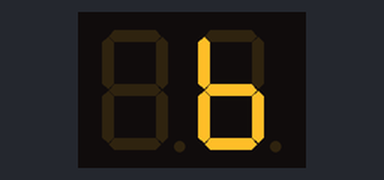
Bench run of a sketch on a simulated ESP32. Shown: 2-digit seven-segment display. Wiring (inferred from the names in the program): 2-digit 7-segment display, segments lit when HIGH: segments GPIO 26, GPIO 27, GPIO 18, GPIO 17, GPIO 16, GPIO 25, GPIO 33; digit selects GPIO 15, GPIO 2. The segment pins are drawn as the display they are named for.

Above: at 0.1 s.
At 9.1 s:
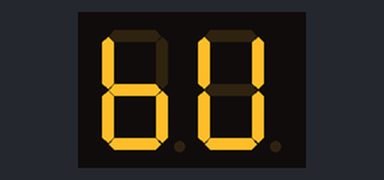
At 18.9 s:
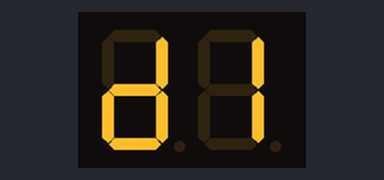
At 27.8 s:
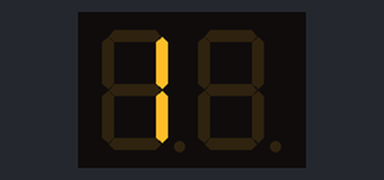
At 38.4 s:
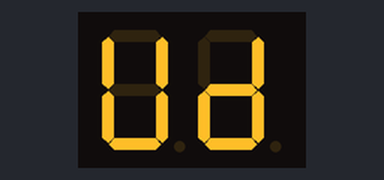

The sketch:

sketch_mar09a.ino
```cpp
#define a 26
#define b 27
#define c 18
#define d 17
#define e 16
#define f 25
#define g 33

int GND1 = 15;
int GND2 = 2;

void setup() {
  pinMode(a,OUTPUT);
  pinMode(b,OUTPUT);
  pinMode(c,OUTPUT);
  pinMode(d,OUTPUT);
  pinMode(e,OUTPUT);
  pinMode(f,OUTPUT);
  pinMode(g,OUTPUT);

  pinMode(GND1,OUTPUT);
  pinMode(GND2,OUTPUT);
}

void loop() {
  bLet();
  bLet();
  bLet();
  bLet();
  bLet();
  bLet();
  bLet();
  bLet();
  bLet();
  bLet();
  bLet();
  bLet();
  bLet();
  bLet();
  bLet();
  bLet();
  bLet();
  bLet();
  bLet();
  bLet();
  bLet();
  bLet();
  bLet();
  bLet();
  bLet();
  bLet();
  bLet();
  bLet();
  bLet();
  bLet();
  bLet();
  bLet();
  bLet();
  bLet();
  bLet();
  bLet();
  bLet();
  bLet();
  bLet();
  bLet();
  delay(10);

  buLet();
  buLet();
  buLet();
  buLet();
  buLet();
  buLet();
  buLet();
  buLet();
  buLet();
  buLet();
  buLet();
  buLet();
  buLet();
  buLet();
  buLet();
  buLet();
  buLet();
  buLet();
  buLet();
  buLet();
  buLet();
  buLet();
  buLet();
  buLet();
  buLet();
  buLet();
  buLet();
  buLet();
  buLet();
  buLet();
  buLet();
  buLet();
  buLet();
  buLet();
  buLet();
  buLet();
  buLet();
  buLet();
  buLet();
  buLet();
  delay(10);

  udLet();
  udLet();
  udLet();
  udLet();
  udLet();
  udLet();
  udLet();
  udLet();
  udLet();
  udLet();
  udLet();
  udLet();
  udLet();
  udLet();
  udLet();
  udLet();
  udLet();
  udLet();
  udLet();
  udLet();
  udLet();
  udLet();
  udLet();
  udLet();
  udLet();
  udLet();
  udLet();
  udLet();
  udLet();
  udLet();
  udLet();
  udLet();
  udLet();
  udLet();
  udLet();
  udLet();
  udLet();
  udLet();
  udLet();
  udLet();
  delay(10);

  diLet();
  diLet();
  diLet();
  diLet();
  diLet();
  diLet();
  diLet();
  diLet();
  diLet();
  diLet();
  diLet();
  diLet();
  diLet();
  diLet();
  diLet();
  diLet();
  diLet();
  diLet();
  diLet();
  diLet();
  diLet();
  diLet();
  diLet();
  diLet();
  diLet();
  diLet();
  diLet();
  diLet();
  diLet();
  diLet();
  diLet();
  diLet();
  diLet();
  diLet();
  diLet();
  diLet();
  diLet();
  diLet();
  diLet();
  diLet();
  delay(10);

  iLet();
  iLet();
  iLet();
  iLet();
  iLet();
  iLet();
  iLet();
  iLet();
  iLet();
  iLet();
  iLet();
  iLet();
  iLet();
  iLet();
  iLet();
  iLet();
  iLet();
  iLet();
  iLet();
  iLet();
  iLet();
  iLet();
  iLet();
  iLet();
  iLet();
  iLet();
  iLet();
  iLet();
  iLet();
  iLet();
  iLet();
  iLet();
  iLet();
  iLet();
  iLet();
  iLet();
  iLet();
  iLet();
  iLet();
  iLet();
  delay(10);

  offline();
  offline();
  offline();
  offline();
  offline();
  offline();
  offline();
  offline();
  offline();
  offline();
  offline();
  offline();
  offline();
  offline();
  offline();
  offline();
  offline();
  offline();
  offline();
  offline();
  offline();
  offline();
  offline();
  offline();
  offline();
  offline();
  offline();
  offline();
  offline();
  offline();
  offline();
  offline();
  offline();
  offline();
  offline();
  offline();
  offline();
  offline();
  offline();
  offline();
  delay(10);

}

void offline(){
  digitalWrite(a,0);
  digitalWrite(b,0);
  digitalWrite(c,0);
  digitalWrite(d,0);
  digitalWrite(e,0);
  digitalWrite(f,0);
  digitalWrite(g,0);
}

void a0(){
  digitalWrite(a,1);
  digitalWrite(b,1);
  digitalWrite(c,1);
  digitalWrite(d,1);
  digitalWrite(e,1);
  digitalWrite(f,1);
  digitalWrite(g,0);
}

void a1(){
  digitalWrite(a,0);
  digitalWrite(b,1);
  digitalWrite(c,1);
  digitalWrite(d,0);
  digitalWrite(e,0);
  digitalWrite(f,0);
  digitalWrite(g,0);
}

void a2(){
  digitalWrite(a,1);
  digitalWrite(b,1);
  digitalWrite(c,0);
  digitalWrite(d,1);
  digitalWrite(e,1);
  digitalWrite(f,0);
  digitalWrite(g,1);
}

void a3(){
  digitalWrite(a,1);
  digitalWrite(b,1);
  digitalWrite(c,1);
  digitalWrite(d,1);
  digitalWrite(e,0);
  digitalWrite(f,0);
  digitalWrite(g,1);
}

void a4(){
  digitalWrite(a,0);
  digitalWrite(b,1);
  digitalWrite(c,1);
  digitalWrite(d,0);
  digitalWrite(e,0);
  digitalWrite(f,1);
  digitalWrite(g,1);
}

void a5(){
  digitalWrite(a,1);
  digitalWrite(b,0);
  digitalWrite(c,1);
  digitalWrite(d,1);
  digitalWrite(e,0);
  digitalWrite(f,1);
  digitalWrite(g,1);
}

void a6(){
  digitalWrite(a,1);
  digitalWrite(b,0);
  digitalWrite(c,1);
  digitalWrite(d,1);
  digitalWrite(e,1);
  digitalWrite(f,1);
  digitalWrite(g,1);
}

void a7(){
  digitalWrite(a,1);
  digitalWrite(b,1);
  digitalWrite(c,1);
  digitalWrite(d,0);
  digitalWrite(e,0);
  digitalWrite(f,0);
  digitalWrite(g,0);
}

void a8(){
  digitalWrite(a,1);
  digitalWrite(b,1);
  digitalWrite(c,1);
  digitalWrite(d,1);
  digitalWrite(e,1);
  digitalWrite(f,1);
  digitalWrite(g,1);
}

void a9(){
  digitalWrite(a,1);
  digitalWrite(b,1);
  digitalWrite(c,1);
  digitalWrite(d,1);
  digitalWrite(e,0);
  digitalWrite(f,1);
  digitalWrite(g,1);
}

void ak3(){
  digitalWrite(a,1);
  digitalWrite(b,0);
  digitalWrite(c,0);
  digitalWrite(d,1);
  digitalWrite(e,1);
  digitalWrite(f,1);
  digitalWrite(g,1);
}

void ded(){
  digitalWrite(a,0);
  digitalWrite(b,0);
  digitalWrite(c,0);
  digitalWrite(d,0);
  digitalWrite(e,0);
  digitalWrite(f,0);
  digitalWrite(g,0);
}

void  B(){
  digitalWrite(a,0);
  digitalWrite(b,0);
  digitalWrite(c,1);
  digitalWrite(d,1);
  digitalWrite(e,1);
  digitalWrite(f,1);
  digitalWrite(g,1);
}

void U(){
  digitalWrite(a,0);
  digitalWrite(b,1);
  digitalWrite(c,1);
  digitalWrite(d,1);
  digitalWrite(e,1);
  digitalWrite(f,1);
  digitalWrite(g,0);
}

void D(){
  digitalWrite(a,0);
  digitalWrite(b,1);
  digitalWrite(c,1);
  digitalWrite(d,1);
  digitalWrite(e,1);
  digitalWrite(f,0);
  digitalWrite(g,1);
}

void a12() {
  digitalWrite(GND1,0);
  digitalWrite(GND2,1);

  a1();
  delay(10);

  digitalWrite(GND1,1);
  digitalWrite(GND2,0);

  a2();
  delay(10);
}

void a34() {
  digitalWrite(GND1,0);
  digitalWrite(GND2,1);

  a3();
  delay(10);

  digitalWrite(GND1,1);
  digitalWrite(GND2,0);

  a4();
  delay(10);
}

void OFFLet(){
  digitalWrite(GND1,0);
  digitalWrite(GND2,1);

  offline();
  delay(10);

  digitalWrite(GND1,1);
  digitalWrite(GND2,0);

  offline();
  delay(10);
}

void bLet(){
  digitalWrite(GND1,0);
  digitalWrite(GND2,1);

  offline();
  delay(10);

  digitalWrite(GND1,1);
  digitalWrite(GND2,0);

  B();
  delay(10);
}

void buLet(){
  digitalWrite(GND1,0);
  digitalWrite(GND2,1);

  B();
  delay(10);

  digitalWrite(GND1,1);
  digitalWrite(GND2,0);

  U();
  delay(10);
}

void udLet(){
  digitalWrite(GND1,0);
  digitalWrite(GND2,1);

  U();
  delay(10);

  digitalWrite(GND1,1);
  digitalWrite(GND2,0);

  D();
  delay(10);
}

void diLet(){
  digitalWrite(GND1,0);
  digitalWrite(GND2,1);

  D();
  delay(10);

  digitalWrite(GND1,1);
  digitalWrite(GND2,0);

  a1();
  delay(10);
}

void iLet(){
  digitalWrite(GND1,0);
  digitalWrite(GND2,1);

  a1();
  delay(10);

  digitalWrite(GND1,1);
  digitalWrite(GND2,0);

  offline();
  delay(10);
}
```

Measured:
- what the display in image 0 shows lasts 0.9 s, from 0.0 s to 0.9 s
